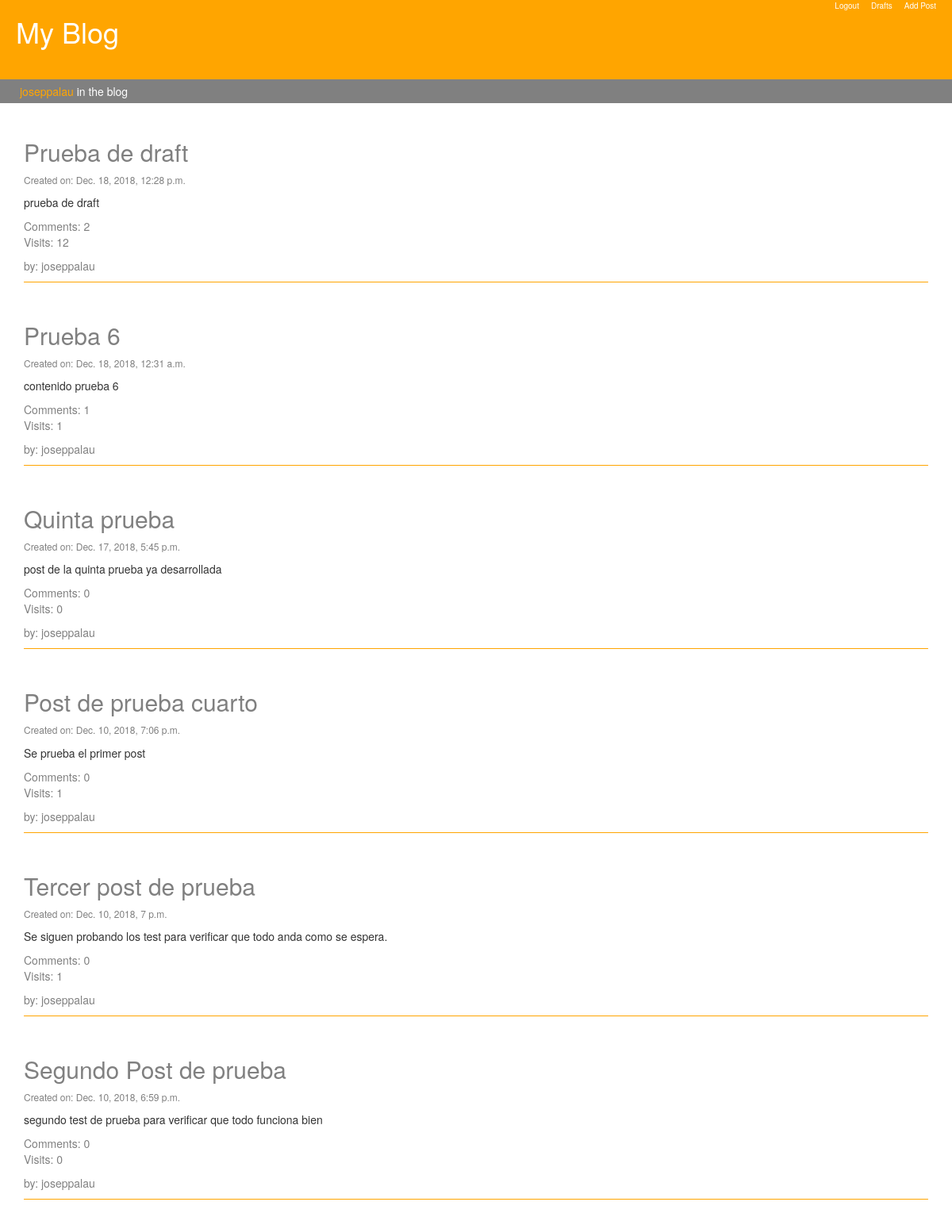
The app's page / (signed in) with its own data.
### blog/models.py (models this page shows, shortened)
class Post(models.Model):
    author = models.ForeignKey('auth.User', on_delete=models.CASCADE)
    title = models.CharField(max_length=200)
    post_text = models.TextField(default=" ")
    created_date = models.DateTimeField(default=timezone.now)
    published_date = models.DateTimeField(blank=True, null=True)
    visits = models.PositiveIntegerField(default=0)
    def approve_comments(self):
        return self.comments.filter(approved=True)

### blog/views.py (the view)
# urls.py: path('', views.post_list, name='post_list'),
def post_list(request):
    posts = Post.objects.filter(published_date__lte=timezone.now()).order_by('-published_date')
    stuff_frontend = {'posts': posts}
    return render(request, 'blog/post_list.html', stuff_frontend)

### blog/templates/blog/post_list.html (shortened to what this page needs)
{% extends 'blog/base.html' %}
{% block content %}
      {% for post in posts %}
      <div class="post">
          <h2><a href="post/{{post.pk}}">{{ post.title }}</a></h2>
          <div class="date"><p>Created on: {{ post.published_date }}</p></div>
          <p>{{ post.post_text }}</p>
          <a href="{% url 'post_detail' pk=post.pk  %}">Comments: {{post.approve_comments.count}}</a>
          <p style="color:grey">Visits: {{ post.visits }}</p>
          <p style="color:grey">by: {{post.author}}</p>
      </div>
      {% endfor %}
{% endblock %}

### blog/templates/blog/base.html (shortened to what this page needs)
{% load staticfiles %}
<!DOCTYPE html>
<html lang="en">
<head>
    <link rel="stylesheet" href="https://maxcdn.bootstrapcdn.com/bootstrap/3.3.7/css/bootstrap.min.css">
    <link rel="stylesheet" href="{% static 'css/style.css' %}">
</head>
<body>
<div class = "page-header">
    <h1><a href="/">My Blog</a></h1>
    <ul>
        {% if user.is_authenticated %}
            <li>
                <p>Add Post</p>
            </li>
            <li>
                <p>Drafts</p>
            </li>
            <li>
                <p>Logout</p>
            </li>
        {% else %}
            <li>
                <a href="/accounts/login"><i class="fas fa-sign-in-alt"></i></a>
                <p>Login</p>
            </li>
        {% endif %}
    </ul>
</div>
<div class="nav-user">
    {% if user.is_authenticated %}
        <p><span style="color:orange">{{user.username}}</span> in the blog</p>
    {% else %}
        <p><a href="/accounts/login">Log in</a> to edit your posts</p>
    {% endif %}
</div>
<div class="container">
    {% block content %}
    {% endblock %}
</div>
</body>
</html>

### blog/static/css/style.css (style rules this page uses)
.page-header { background-color: orange; height:100px; width:100%; font-size: 45px; margin-top:0px; vertical-align:middle; margin-bottom:0px; border-bottom:1px solid orange; }
.page-header h1 { display:inline-block; width: 200px; padding-left:20px; }
.page-header a { color:white; align:center; }
.page-header ul { list-style-type: none; width:500px; display:inline-block; vertical-align:middle; height:100px; float:right; padding-right:15px; }
.page-header ul li { float:right; display:inline-block; height:100px; vertical-align:middle; margin-left:10px; margin-right:5px; }
.page-header ul li p { color:white; font-size:10px; text-align:center; }
.nav-user { height:30px; align-items:center; margin-bottom:25px; background-color:grey; color:white; padding-left:25px; }
.nav-user p { padding-top:5px; }
.container { width:75% margin:0 auto; }
.post { margin-bottom:50px; border-bottom:0.5px solid orange; }
.post a, h2, h1 { color:grey; }
.date { font-size:12px; color:grey; }

### records on screen
Post: title "Prueba de draft", published_date "Dec. 18, 2018, 12:28 p.m.", post_text "prueba de draft", approve_comments.count "2", visits "12", author "joseppalau"
Post: title "Prueba 6", published_date "Dec. 18, 2018, 12:31 a.m.", post_text "contenido prueba 6", approve_comments.count "1", visits "1", author "joseppalau"
Post: title "Quinta prueba", published_date "Dec. 17, 2018, 5:45 p.m.", post_text "post de la quinta prueba ya desarrollada", approve_comments.count "0", visits "0", author "joseppalau"
Post: title "Post de prueba cuarto", published_date "Dec. 10, 2018, 7:06 p.m.", post_text "Se prueba el primer post", approve_comments.count "0", visits "1", author "joseppalau"
Post: title "Tercer post de prueba", published_date "Dec. 10, 2018, 7 p.m.", post_text "Se siguen probando los test para verificar que todo anda como se espera.", approve_comments.count "0", visits "1", author "joseppalau"
Post: title "Segundo Post de prueba", published_date "Dec. 10, 2018, 6:59 p.m.", post_text "segundo test de prueba para verificar que todo funciona bien", approve_comments.count "0", visits "0", author "joseppalau"

### other values on screen
{{ user.username }} "joseppalau"
